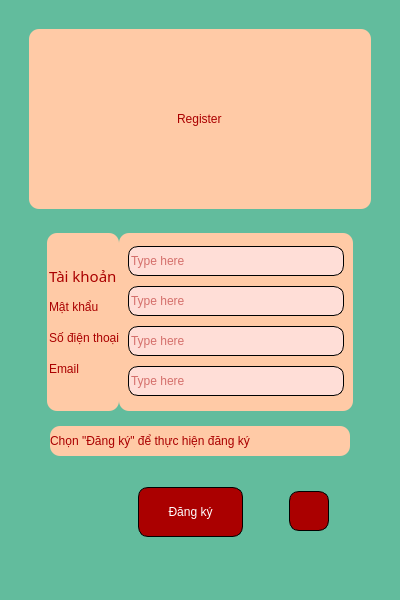
<?xml version="1.0" encoding="UTF-8"?>
<ui version="4.0">
 <class>RegisterFrom</class>
 <widget class="QWidget" name="RegisterFrom">
  <property name="geometry">
   <rect>
    <x>0</x>
    <y>0</y>
    <width>400</width>
    <height>600</height>
   </rect>
  </property>
  <property name="minimumSize">
   <size>
    <width>400</width>
    <height>600</height>
   </size>
  </property>
  <property name="windowTitle">
   <string>Form</string>
  </property>
  <property name="styleSheet">
   <string notr="true">font: 87 8pt &quot;Shopee Display Black&quot;;
background-color: rgb(98, 188, 157);</string>
  </property>
  <layout class="QVBoxLayout" name="verticalLayout_3">
   <item>
    <widget class="QWidget" name="verticalWidget" native="true">
     <property name="minimumSize">
      <size>
       <width>0</width>
       <height>400</height>
      </size>
     </property>
     <layout class="QVBoxLayout" name="verticalLayout">
      <item>
       <widget class="QWidget" name="widget" native="true">
        <layout class="QVBoxLayout" name="verticalLayout_2">
         <item>
          <widget class="QWidget" name="verticalWidget_2" native="true">
           <property name="maximumSize">
            <size>
             <width>16777215</width>
             <height>180</height>
            </size>
           </property>
           <property name="styleSheet">
            <string notr="true">	color: rgb(170, 0, 0);
	font: 87 11pt &quot;Shopee Display Black&quot;;
border-radius: 10px;
background-color: rgb(255, 202, 166);</string>
           </property>
           <layout class="QVBoxLayout" name="verticalLayout_5">
            <item alignment="Qt::AlignHCenter">
             <widget class="QLabel" name="label_5">
              <property name="styleSheet">
               <string notr="true">font: 87 29pt &quot;Shopee Display Black&quot;;</string>
              </property>
              <property name="text">
               <string>Register</string>
              </property>
             </widget>
            </item>
           </layout>
          </widget>
         </item>
         <item>
          <widget class="QWidget" name="verticalWidget_3" native="true">
           <layout class="QVBoxLayout" name="verticalLayout_6">
            <item>
             <widget class="QWidget" name="widget" native="true">
              <layout class="QHBoxLayout" name="horizontalLayout_6">
               <property name="spacing">
                <number>0</number>
               </property>
               <item>
                <widget class="QFrame" name="horizontalFrame_2">
                 <property name="maximumSize">
                  <size>
                   <width>100</width>
                   <height>16777215</height>
                  </size>
                 </property>
                 <property name="styleSheet">
                  <string notr="true">	color: rgb(170, 0, 0);
	font: 87 11pt &quot;Shopee Display Black&quot;;
border-radius: 10px;
background-color: rgb(255, 202, 166);</string>
                 </property>
                 <layout class="QVBoxLayout" name="verticalLayout_8">
                  <property name="spacing">
                   <number>6</number>
                  </property>
                  <property name="leftMargin">
                   <number>2</number>
                  </property>
                  <property name="topMargin">
                   <number>30</number>
                  </property>
                  <property name="rightMargin">
                   <number>0</number>
                  </property>
                  <property name="bottomMargin">
                   <number>30</number>
                  </property>
                  <item>
                   <widget class="QLabel" name="label_2">
                    <property name="font">
                     <font>
                      <family>Shopee Display Black</family>
                      <pointsize>11</pointsize>
                      <weight>10</weight>
                      <italic>false</italic>
                      <bold>false</bold>
                     </font>
                    </property>
                    <property name="text">
                     <string>Tài khoản</string>
                    </property>
                   </widget>
                  </item>
                  <item>
                   <widget class="QLabel" name="label_3">
                    <property name="text">
                     <string>Mật khẩu</string>
                    </property>
                   </widget>
                  </item>
                  <item>
                   <widget class="QLabel" name="label_4">
                    <property name="text">
                     <string>Số điện thoại</string>
                    </property>
                   </widget>
                  </item>
                  <item>
                   <widget class="QLabel" name="label">
                    <property name="text">
                     <string>Email</string>
                    </property>
                   </widget>
                  </item>
                 </layout>
                </widget>
               </item>
               <item>
                <widget class="QFrame" name="verticalFrame">
                 <property name="minimumSize">
                  <size>
                   <width>0</width>
                   <height>0</height>
                  </size>
                 </property>
                 <property name="styleSheet">
                  <string notr="true">	color: rgb(170, 0, 0);
	font: 87 11pt &quot;Shopee Display Black&quot;;
border-radius: 10px;
background-color: rgb(255, 202, 166);</string>
                 </property>
                 <layout class="QVBoxLayout" name="verticalLayout_4">
                  <item>
                   <widget class="QLineEdit" name="UserNameRegister">
                    <property name="minimumSize">
                     <size>
                      <width>200</width>
                      <height>30</height>
                     </size>
                    </property>
                    <property name="styleSheet">
                     <string notr="true">
background-color: rgb(255, 222, 215);
color: rgb(170, 0, 0);
border: 1px solid #000000;
border-radius: 10px;
</string>
                    </property>
                    <property name="text">
                     <string/>
                    </property>
                    <property name="placeholderText">
                     <string>Type here</string>
                    </property>
                   </widget>
                  </item>
                  <item>
                   <widget class="QLineEdit" name="Password_Register">
                    <property name="minimumSize">
                     <size>
                      <width>200</width>
                      <height>30</height>
                     </size>
                    </property>
                    <property name="styleSheet">
                     <string notr="true">
background-color: rgb(255, 222, 215);
color: rgb(170, 0, 0);
border: 1px solid #000000;
border-radius: 10px;
</string>
                    </property>
                    <property name="text">
                     <string/>
                    </property>
                    <property name="placeholderText">
                     <string>Type here</string>
                    </property>
                   </widget>
                  </item>
                  <item>
                   <widget class="QLineEdit" name="PhoneNumber">
                    <property name="minimumSize">
                     <size>
                      <width>200</width>
                      <height>30</height>
                     </size>
                    </property>
                    <property name="styleSheet">
                     <string notr="true">
background-color: rgb(255, 222, 215);
color: rgb(170, 0, 0);
border: 1px solid #000000;
border-radius: 10px;
</string>
                    </property>
                    <property name="text">
                     <string/>
                    </property>
                    <property name="placeholderText">
                     <string>Type here</string>
                    </property>
                   </widget>
                  </item>
                  <item>
                   <widget class="QLineEdit" name="EmailRegister">
                    <property name="minimumSize">
                     <size>
                      <width>200</width>
                      <height>30</height>
                     </size>
                    </property>
                    <property name="styleSheet">
                     <string notr="true">
background-color: rgb(255, 222, 215);
color: rgb(170, 0, 0);
border: 1px solid #000000;
border-radius: 10px;
</string>
                    </property>
                    <property name="text">
                     <string/>
                    </property>
                    <property name="placeholderText">
                     <string>Type here</string>
                    </property>
                   </widget>
                  </item>
                 </layout>
                </widget>
               </item>
              </layout>
             </widget>
            </item>
            <item alignment="Qt::AlignHCenter">
             <widget class="QLabel" name="label_6">
              <property name="minimumSize">
               <size>
                <width>300</width>
                <height>0</height>
               </size>
              </property>
              <property name="maximumSize">
               <size>
                <width>300</width>
                <height>30</height>
               </size>
              </property>
              <property name="styleSheet">
               <string notr="true">	color: rgb(170, 0, 0);
	font: 87 11pt &quot;Shopee Display Black&quot;;
border-radius: 10px;
background-color: rgb(255, 202, 166);</string>
              </property>
              <property name="text">
               <string>Chọn &quot;Đăng ký&quot; để thực hiện đăng ký</string>
              </property>
             </widget>
            </item>
            <item>
             <widget class="QWidget" name="widget" native="true">
              <property name="minimumSize">
               <size>
                <width>0</width>
                <height>0</height>
               </size>
              </property>
              <property name="maximumSize">
               <size>
                <width>16777215</width>
                <height>100</height>
               </size>
              </property>
              <layout class="QHBoxLayout" name="horizontalLayout_3">
               <property name="leftMargin">
                <number>100</number>
               </property>
               <item>
                <widget class="QPushButton" name="SaveRegister">
                 <property name="minimumSize">
                  <size>
                   <width>0</width>
                   <height>0</height>
                  </size>
                 </property>
                 <property name="maximumSize">
                  <size>
                   <width>150</width>
                   <height>50</height>
                  </size>
                 </property>
                 <property name="styleSheet">
                  <string notr="true">QPushButton {
	font: 81 10pt &quot;Shopee Display ExtBd&quot;;
    border: 1px solid #000000;
    border-radius: 10px;
}

QPushButton {
	background-color:  rgb(170, 0, 0);
	color: rgb(255, 255, 255);
}
QPushButton:hover {
	background-color: rgb(85, 170, 255);
}</string>
                 </property>
                 <property name="text">
                  <string>Đăng ký</string>
                 </property>
                </widget>
               </item>
               <item>
                <widget class="QWidget" name="horizontalWidget" native="true">
                 <widget class="QPushButton" name="FaceIDButton">
                  <property name="geometry">
                   <rect>
                    <x>40</x>
                    <y>20</y>
                    <width>40</width>
                    <height>40</height>
                   </rect>
                  </property>
                  <property name="maximumSize">
                   <size>
                    <width>40</width>
                    <height>40</height>
                   </size>
                  </property>
                  <property name="styleSheet">
                   <string notr="true">QPushButton {
    background-repeat: no-repeat;
	background-image: url(:/Icon/cil-smile.png);
    background-position: center;
    background-size: cover;
}
QPushButton {
    border: 1px solid #000000;
    border-radius: 10px;
}

QPushButton {
	font: 81 10pt &quot;Shopee Display ExtBd&quot;;
    border: 1px solid #000000;
    border-radius: 10px;
}

QPushButton {
	background-color:  rgb(170, 0, 0);
	color: rgb(255, 255, 255);
}
QPushButton:hover {
	background-color: rgb(85, 170, 255);
}</string>
                  </property>
                  <property name="text">
                   <string/>
                  </property>
                  <property name="iconSize">
                   <size>
                    <width>30</width>
                    <height>30</height>
                   </size>
                  </property>
                 </widget>
                </widget>
               </item>
              </layout>
             </widget>
            </item>
           </layout>
          </widget>
         </item>
        </layout>
       </widget>
      </item>
     </layout>
    </widget>
   </item>
  </layout>
 </widget>
 <resources>
  <include location="../Design/icons/Backgorunf.qrc"/>
  <include location="../Design/icons/IconSourceQt.qrc"/>
 </resources>
 <connections/>
</ui>
